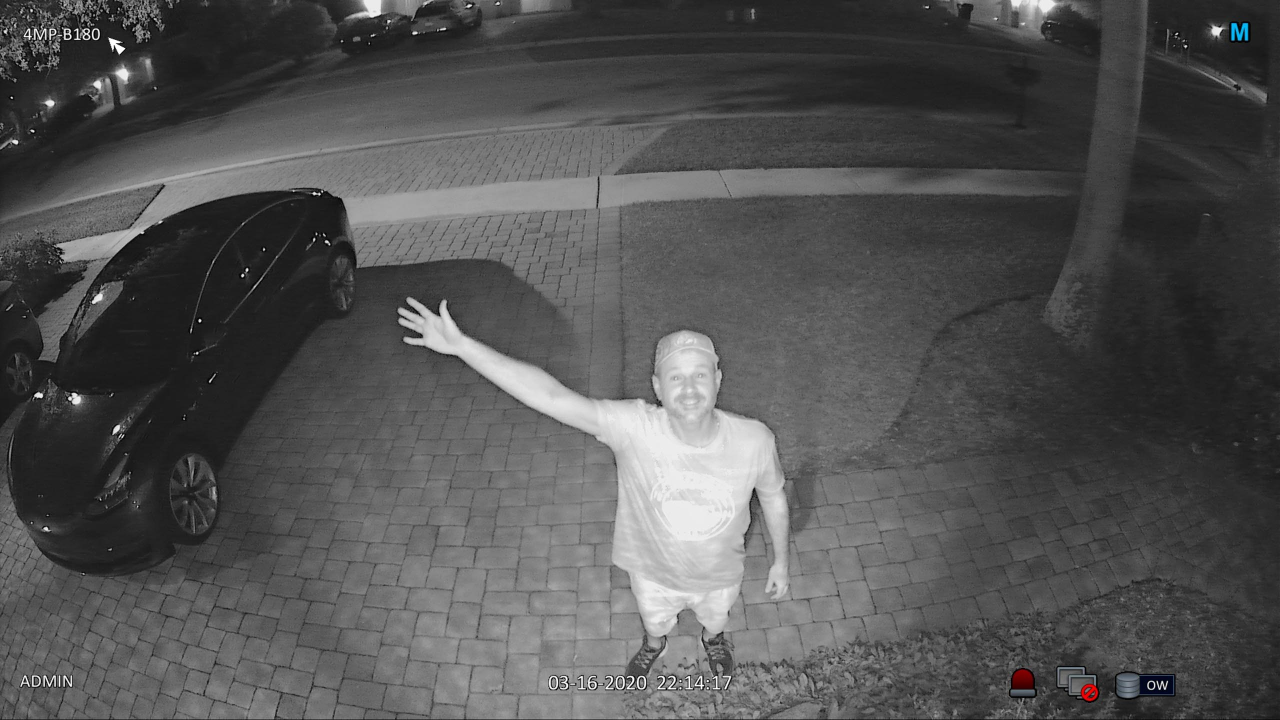
#> input picture wanted_person.png, 2560 x 1440 px (shown at 1/2 size)
$ python main.py
#> lines starting #> are read from the running program, lines starting #| are printed output that depends on the picture
import os
import cv2
import numpy as np
import matplotlib.pyplot as plt

# Get the directory of the current script
current_dir = os.path.dirname(os.path.abspath(__file__))
image_path = os.path.join(current_dir, "wanted_person.png")

# Load image and check if it loaded successfully
orig = cv2.imread(image_path)
#> orig is the input picture: shape (1440, 2560, 3); mean B, G, R 82.1, 82, 82.1
if orig is None:
    raise FileNotFoundError(f"Could not load image from {image_path}. Please check if the file exists and is readable.")

B, G, R = orig[:, :, 0].astype(np.float32), orig[:, :, 1].astype(np.float32), orig[:, :, 2].astype(np.float32)
gray = 0.1140 * B + 0.5870 * G + 0.2989 * R  # Grayscale conversion (ITU-R BT.601)

# Convert to uint8 for histogram equalization
gray_uint8 = np.uint8(np.clip(gray, 0, 255))

# Apply adaptive histogram equalization first
claheObj = cv2.createCLAHE(clipLimit=2.0, tileGridSize=(8,8))
gray_hist = claheObj.apply(gray_uint8)
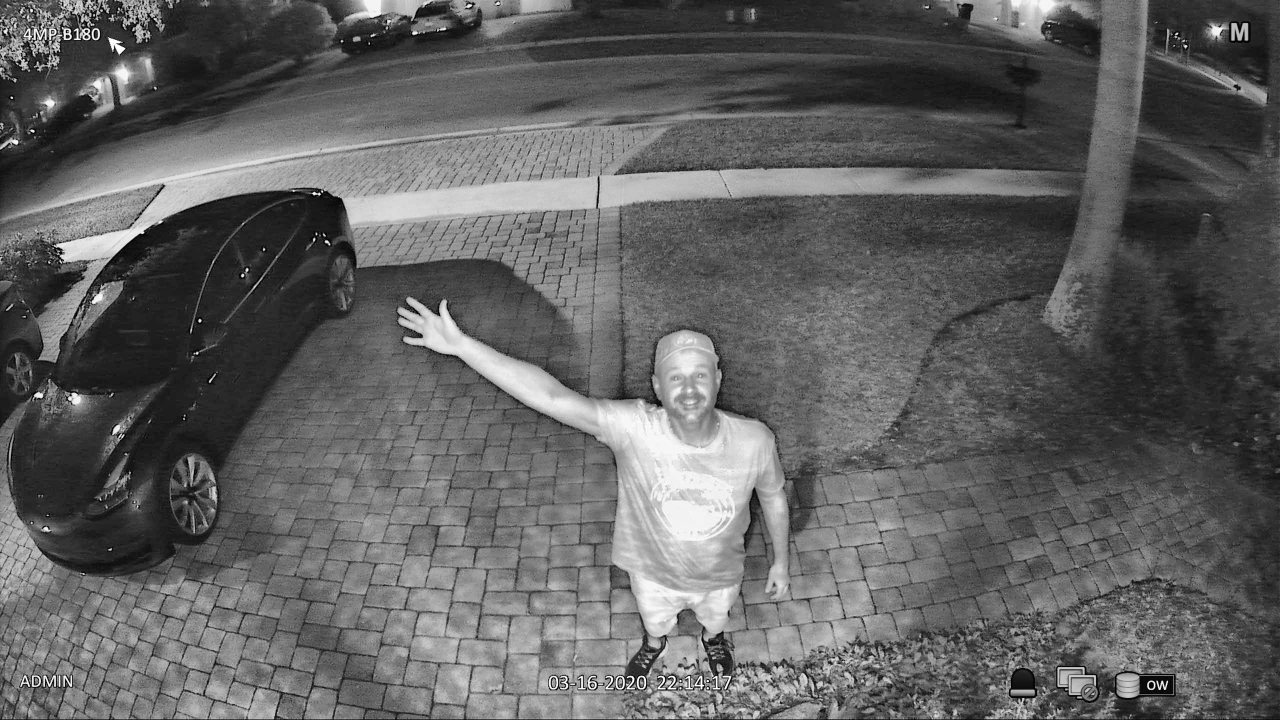
#> gray_hist: shape (1440, 2560) (shown at 1/2 size); min 0, max 255, mean 96.7

# Normalize to [0, 1] using min-max normalization
gray_norm = gray_hist.astype(np.float32)
gray_norm = (gray_norm - gray_norm.min()) / (gray_norm.max() - gray_norm.min() + 1e-8)

# Apply bilateral filter to reduce noise while preserving edges
gray_blur = cv2.bilateralFilter(gray_norm.astype(np.float32), 5, 50, 50)

# Adaptive unsharp masking with smaller kernel
alpha = 1.5
blurred_for_sharp = cv2.GaussianBlur(gray_blur, (3, 3), 0)
sharp_pre_upsample = gray_blur + alpha * (gray_blur - blurred_for_sharp)
sharp_pre_upsample = np.clip(sharp_pre_upsample, 0, 1)

# For visualization only
def norm_for_display(img):
    return (img - img.min()) / (img.max() - img.min() + 1e-8)

# Use Lanczos interpolation for upsampling
upsampled = cv2.resize(sharp_pre_upsample, None, fx=2, fy=2, interpolation=cv2.INTER_LANCZOS4)
upsampled = np.clip(upsampled, 0, 1)

# After upsampling and before further processing
upsampled_uint8 = np.uint8(255 * upsampled)

# Apply CLAHE with adjusted parameters
claheObj = cv2.createCLAHE(clipLimit=2.5, tileGridSize=(8,8))
claheImg = claheObj.apply(upsampled_uint8)
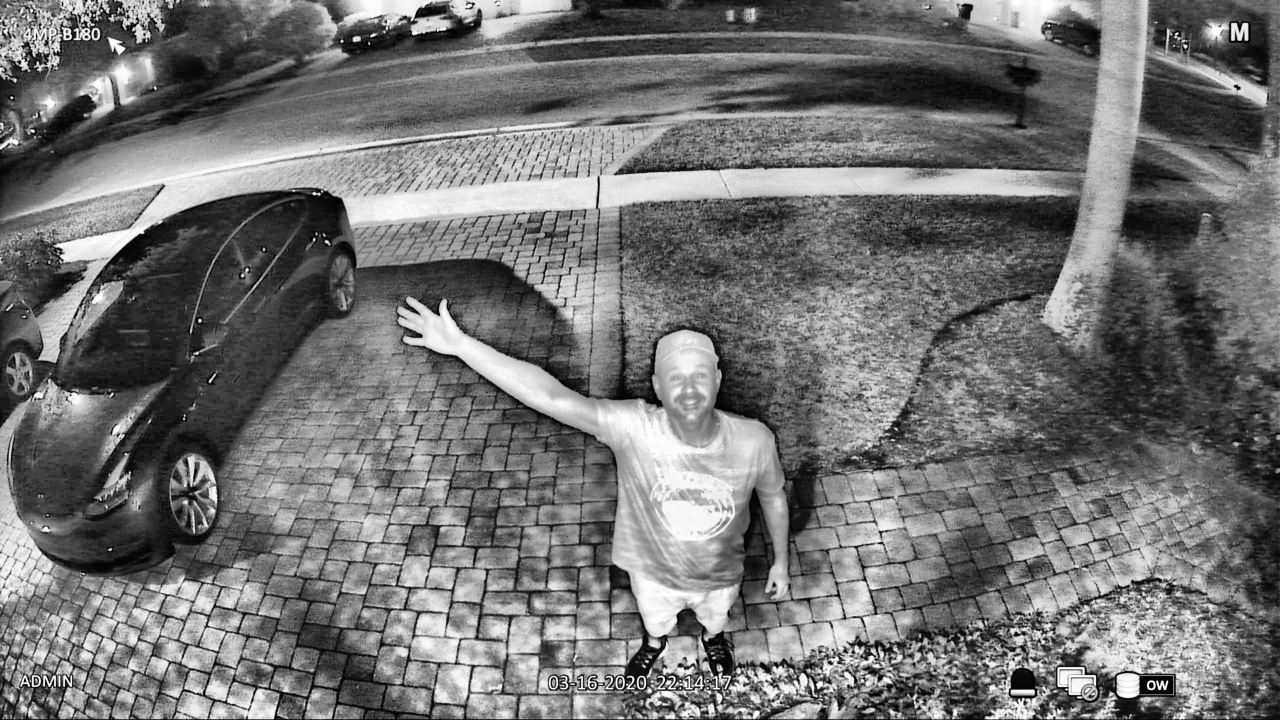
#> claheImg: shape (2880, 5120) (shown at 1/4 size); min 0, max 255, mean 115

# Convert to BGR for detail enhancement
claheImg_bgr = cv2.cvtColor(claheImg, cv2.COLOR_GRAY2BGR)

# Apply detail enhancement
detail_enhanced = cv2.detailEnhance(claheImg_bgr, sigma_s=10, sigma_r=0.15)
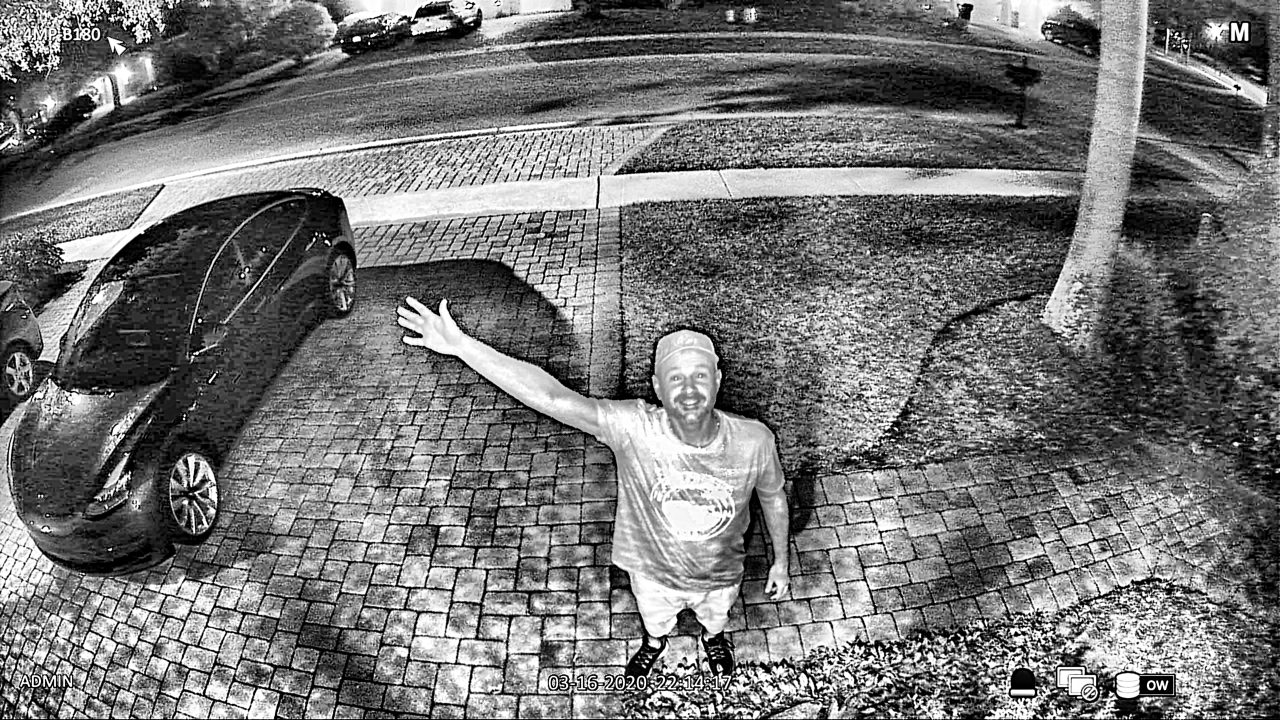
#> detail_enhanced: shape (2880, 5120, 3) (shown at 1/4 size); mean B, G, R 117.2, 117.2, 117.3

# Convert back to grayscale
detail_enhanced_gray = cv2.cvtColor(detail_enhanced, cv2.COLOR_BGR2GRAY)

# Apply bilateral filter to final result to smooth while preserving edges
final_img = cv2.bilateralFilter(detail_enhanced_gray, 5, 50, 50)

# Show images and histograms for each major stage
plt.figure(figsize=(12, 8))

plt.subplot(2, 2, 1)
plt.title("Original Image (BGR)")
plt.imshow(cv2.cvtColor(orig, cv2.COLOR_BGR2RGB))
plt.axis('off')

plt.subplot(2, 2, 2)
plt.title("Initial CLAHE")
plt.imshow(gray_hist, cmap='gray')
plt.axis('off')

plt.subplot(2, 2, 3)
plt.title("Upsampled (Lanczos)")
plt.imshow(upsampled_uint8, cmap='gray')
plt.axis('off')

plt.subplot(2, 2, 4)
plt.title("Final Enhanced Image")
plt.imshow(final_img, cmap='gray')
plt.axis('off')

plt.tight_layout()
plt.show()
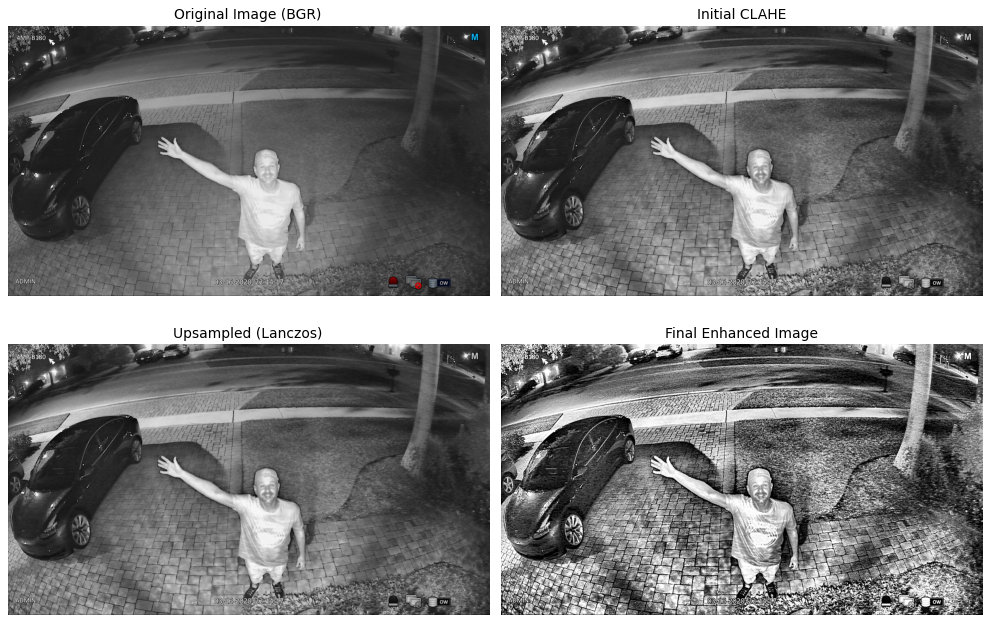
#> figure drawn by matplotlib, 4 panels

# Show zoomed comparison
plt.figure(figsize=(12, 6))

# Calculate center crop coordinates
h, w = orig.shape[:2]
#> h = 1440; w = 2560
crop_size = min(h, w) // 4
#> crop_size = 360
center_y, center_x = h // 2, w // 2
#> center_y = 720; center_x = 1280
y1, y2 = center_y - crop_size, center_y + crop_size
#> y1 = 360; y2 = 1080
x1, x2 = center_x - crop_size, center_x + crop_size
#> x1 = 920; x2 = 1640

# Original zoomed (convert to grayscale first)
orig_gray = cv2.cvtColor(orig, cv2.COLOR_BGR2GRAY)
plt.subplot(1, 2, 1)
plt.title("Original (Zoomed)")
plt.imshow(orig_gray[y1:y2, x1:x2], cmap='gray')
plt.axis('off')

# Final zoomed
plt.subplot(1, 2, 2)
plt.title("Enhanced (Zoomed)")
plt.imshow(final_img[y1*2:y2*2, x1*2:x2*2], cmap='gray')
plt.axis('off')

plt.tight_layout()
plt.show()
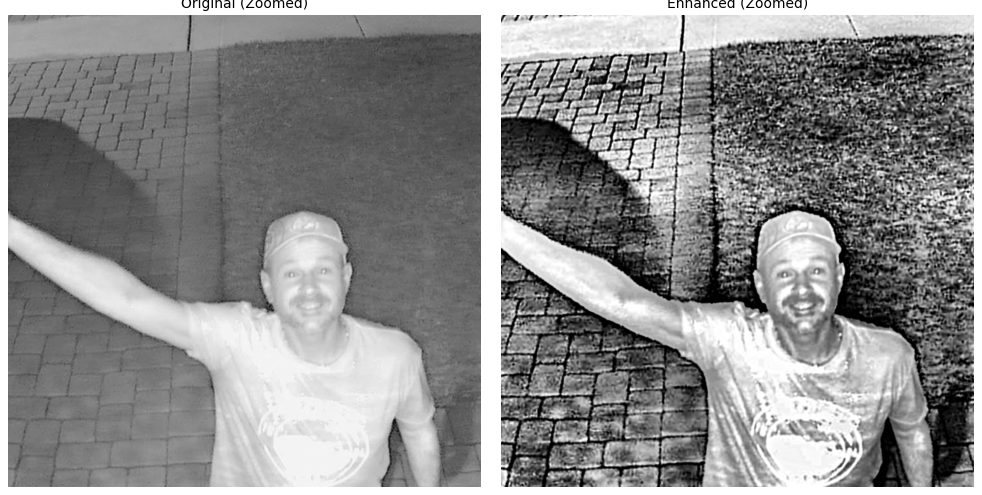
#> figure drawn by matplotlib, 2 panels
